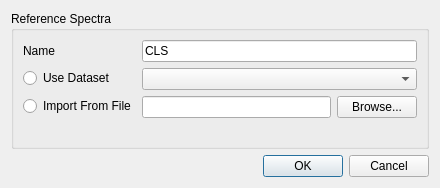
<?xml version="1.0" encoding="UTF-8"?>
<ui version="4.0">
 <class>ClassicalLeastSquaresDialog</class>
 <widget class="QDialog" name="ClassicalLeastSquaresDialog">
  <property name="geometry">
   <rect>
    <x>0</x>
    <y>0</y>
    <width>440</width>
    <height>188</height>
   </rect>
  </property>
  <property name="windowTitle">
   <string>Classical Least Squares</string>
  </property>
  <layout class="QVBoxLayout" name="verticalLayout">
   <item>
    <widget class="QGroupBox" name="groupBox">
     <property name="title">
      <string>Reference Spectra</string>
     </property>
     <layout class="QFormLayout" name="formLayout">
      <item row="0" column="0">
       <widget class="QLabel" name="label">
        <property name="text">
         <string>Name</string>
        </property>
       </widget>
      </item>
      <item row="0" column="1">
       <widget class="QLineEdit" name="nameLineEdit">
        <property name="text">
         <string>CLS</string>
        </property>
       </widget>
      </item>
      <item row="1" column="0">
       <widget class="QRadioButton" name="datasetRadioButton">
        <property name="text">
         <string>Use Dataset</string>
        </property>
       </widget>
      </item>
      <item row="1" column="1">
       <widget class="QComboBox" name="datasetComboBox"/>
      </item>
      <item row="2" column="0">
       <widget class="QRadioButton" name="fileRadioButton">
        <property name="text">
         <string>Import From File</string>
        </property>
       </widget>
      </item>
      <item row="2" column="1">
       <layout class="QHBoxLayout" name="horizontalLayout">
        <item>
         <widget class="QLineEdit" name="filenameLineEdit"/>
        </item>
        <item>
         <widget class="QPushButton" name="browsePushButton">
          <property name="text">
           <string>Browse...</string>
          </property>
         </widget>
        </item>
       </layout>
      </item>
     </layout>
    </widget>
   </item>
   <item>
    <widget class="QDialogButtonBox" name="buttonBox">
     <property name="orientation">
      <enum>Qt::Horizontal</enum>
     </property>
     <property name="standardButtons">
      <set>QDialogButtonBox::Cancel|QDialogButtonBox::Ok</set>
     </property>
    </widget>
   </item>
  </layout>
 </widget>
 <resources/>
 <connections>
  <connection>
   <sender>buttonBox</sender>
   <signal>accepted()</signal>
   <receiver>ClassicalLeastSquaresDialog</receiver>
   <slot>accept()</slot>
   <hints>
    <hint type="sourcelabel">
     <x>248</x>
     <y>254</y>
    </hint>
    <hint type="destinationlabel">
     <x>157</x>
     <y>274</y>
    </hint>
   </hints>
  </connection>
  <connection>
   <sender>buttonBox</sender>
   <signal>rejected()</signal>
   <receiver>ClassicalLeastSquaresDialog</receiver>
   <slot>reject()</slot>
   <hints>
    <hint type="sourcelabel">
     <x>316</x>
     <y>260</y>
    </hint>
    <hint type="destinationlabel">
     <x>286</x>
     <y>274</y>
    </hint>
   </hints>
  </connection>
 </connections>
</ui>
